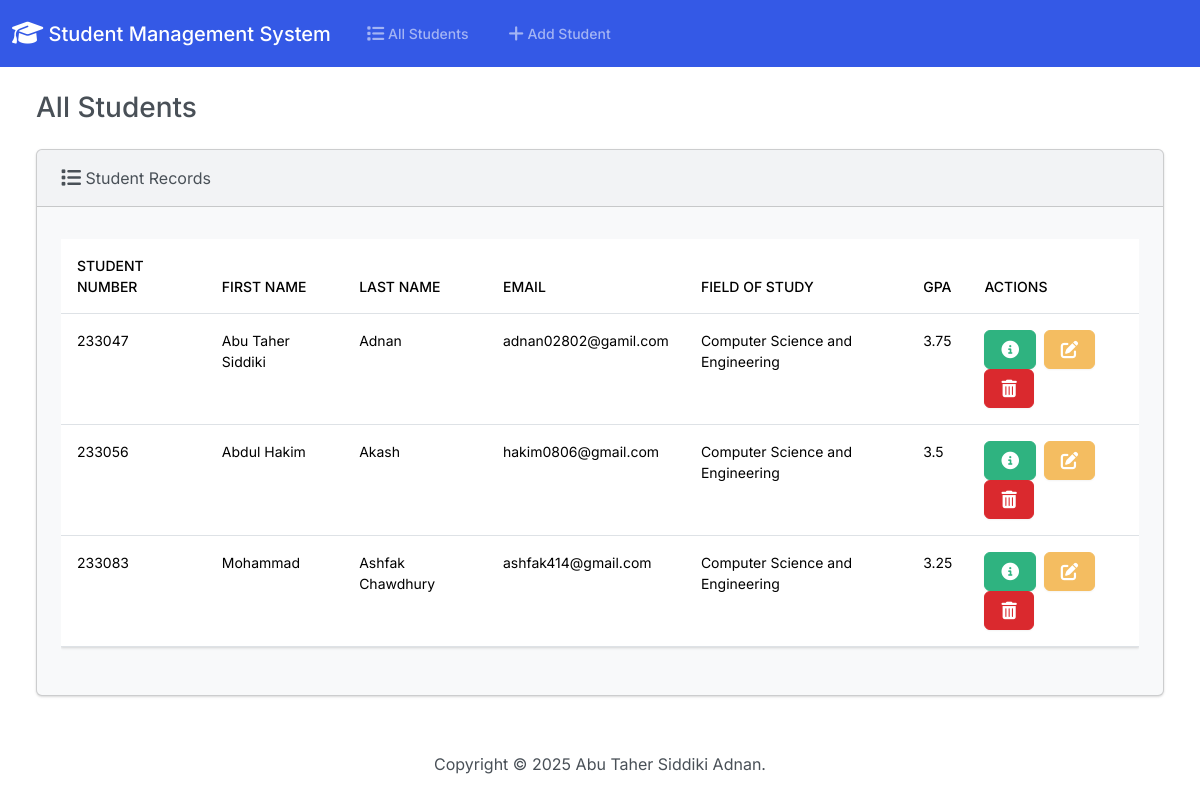
Before: / with the older database file.
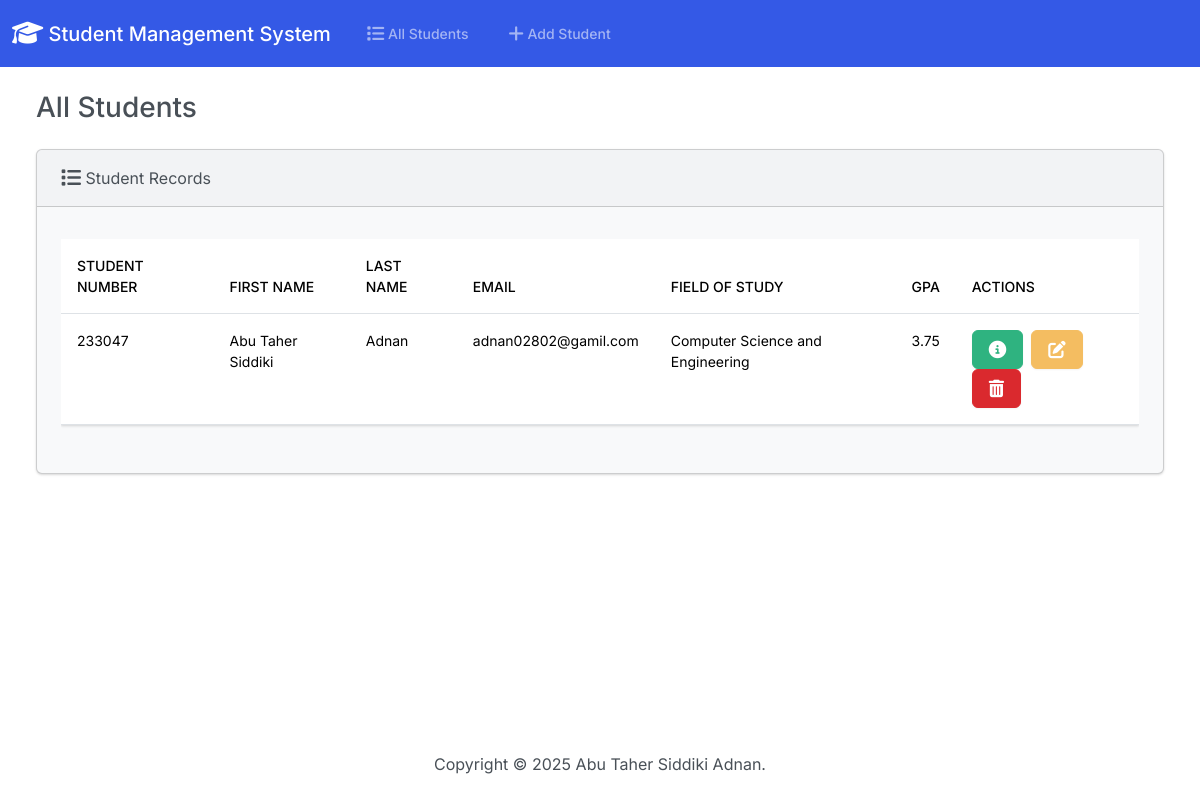
After: the same page with the newer database file.
### students/models.py (models this page shows, shortened)
class Student(models.Model):
  student_number = models.PositiveIntegerField()
  first_name = models.CharField(max_length=50)
  last_name = models.CharField(max_length=50)
  email = models.EmailField(max_length=100)
  field_of_study = models.CharField(max_length=100)
  gpa = models.FloatField()

### students/views.py (the view)
# urls.py: path('', views.index, name='index'),
def index(request):
  return render(request, 'students/index.html', {
    'students': Student.objects.all()
  })

### students/templates/students/index.html (shortened to what this page needs)
{% extends "students/base.html" %}
{% block body %}
<h3 class="m-4">All Students</h3>
<div class="row">
  <div class="col-12">
    {% if students %}
    <div class="card bg-light ms-4 me-4 mb-4">
      <div class="card-header">
        <i class="fa-solid fa-list fa-lg"></i> Student Records
      </div>
      <div class="card-body">
        <p class="card-text">
        <div class="table-responsive">
          <table class="table table-hover">
            <thead>
              <tr>
                <th scope="col">Student Number</th>
                <th scope="col">First Name</th>
                <th scope="col">Last Name</th>
                <th scope="col">Email</th>
                <th scope="col">Field of Study</th>
                <th scope="col">GPA</th>
                <th scope="col">Actions</th>
              </tr>
            </thead>
            <tbody>
              {% for student in students %}
              <tr>
                <td>{{ student.student_number }}</td>
                <td>{{ student.first_name }}</td>
                <td>{{ student.last_name }}</td>
                <td>{{ student.email }}</td>
                <td>{{ student.field_of_study }}</td>
                <td>{{ student.gpa }}</td>
                <td>
                  <button type="button" class="btn btn-success me-1" href="{% url 'view_student' student.id %}"
                    data-bs-toggle="modal" data-bs-target="#myModal{{student.id}}">
                  </button>
                  <a class="btn btn-warning me-1" href="{% url 'edit' student.id %}">
                  </a>
                  <button type="button" class="btn btn-danger" data-bs-toggle="modal"
                    data-bs-target="#delete{{student.id}}">
                  </button>
                </td>
              </tr>
              {% endfor %}
            </tbody>
          </table>
        </div>
        </p>
      </div>
    </div>
    {% else %}
    <h5 class="alert alert-primary ms-4 me-4">No Student Records</h5>
    {% endif %}
  </div>
</div>
{% endblock %}

### students/templates/students/base.html (shortened to what this page needs)
{% load static %}
<!DOCTYPE html>
<html lang="en">
<head>
    <link rel="stylesheet" href="https://cdnjs.cloudflare.com/ajax/libs/font-awesome/6.1.1/css/all.min.css">
    <link href="{% static 'css/bootstrap.min.css' %}" rel="stylesheet">
</head>
<body class="d-flex flex-column min-vh-100">
    <nav class="navbar navbar-expand-lg navbar-dark bg-primary">
        <div class="container-fluid">
            <a class="navbar-brand" href="{% url 'index' %}">
                <i class="fa-solid fa-graduation-cap fa-lg"></i> Student Management System
            </a>
            <div class="collapse navbar-collapse" id="navbarColor01">
                <ul class="navbar-nav me-auto">
                    <li class="nav-item">
                        <a class="nav-link" href="{% url 'index' %}">
                             All Students
                        </a>
                    </li>
                    <li class="nav-item">
                        <a class="nav-link" href="{% url 'add' %}">
                             Add Student
                        </a>
                    </li>
                </ul>
            </div>
        </div>
    </nav>
    <div class="container-fluid">
        {% block body %}
        {% endblock %}
    </div>
    <footer class="mt-auto mb-4">
        <div class="text-center">
            <span>
                Copyright &copy;
                <script>document.write(new Date().getFullYear())</script> Abu Taher Siddiki Adnan.
            </span>
        </div>
    </footer>
</body>
</html>

Changed rows visible on the page:
removed Student: student_number "233056", first_name "Abdul Hakim", last_name "Akash", email "hakim0806@gmail.com", field_of_study "Computer Science and Engineering", gpa "3.5"
removed Student: student_number "233083", first_name "Mohammad", last_name "Ashfak Chawdhury", email "ashfak414@gmail.com", field_of_study "Computer Science and Engineering", gpa "3.25"
